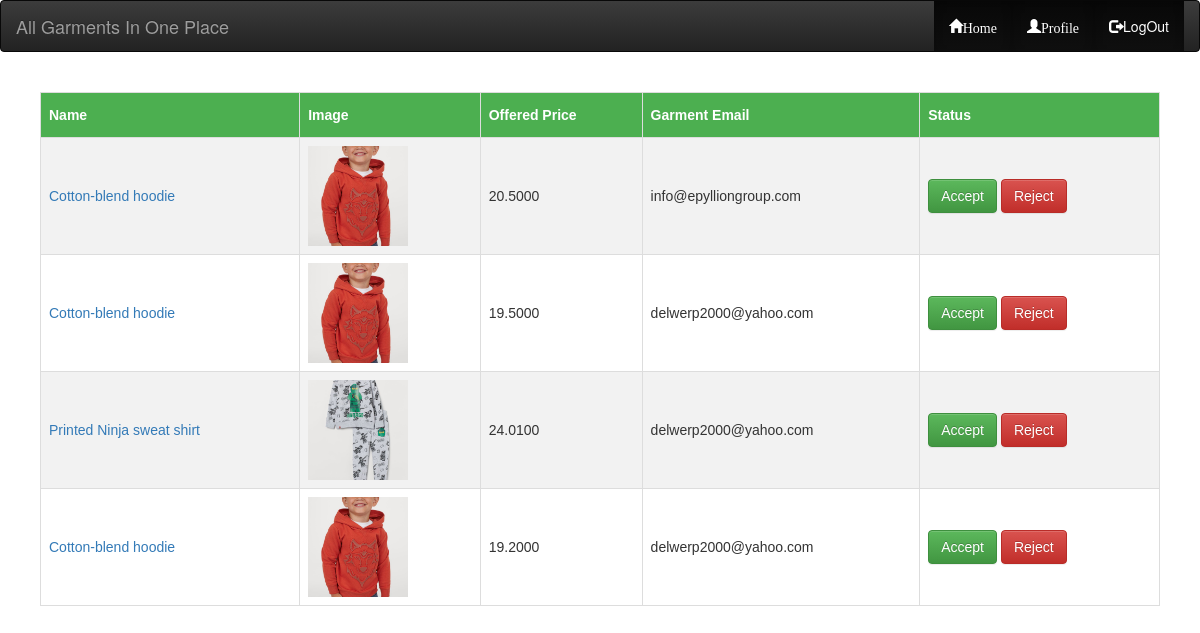
The app's page /buyer_notifications.php (signed in) with its own data.
### tables this page shows
CREATE TABLE `submitted_offers` (
  `id` int(255) NOT NULL,
  `offer_id` int(255) NOT NULL,
  `price` double(255,4) NOT NULL,
  `g_email` varchar(255) NOT NULL,
  `status` varchar(50) NOT NULL
);

CREATE TABLE `offers` (
  `o_id` int(255) NOT NULL,
  `name` varchar(500) NOT NULL,
  `image` varchar(255) NOT NULL,
  `buyer_email` varchar(255) NOT NULL,
  `quantity` int(255) DEFAULT NULL,
  `price` double(255,4) DEFAULT NULL,
  `colour` varchar(255) NOT NULL,
  `details` text NOT NULL,
  `size` varchar(255) NOT NULL
);

### buyer_notifications.php (the view, shortened to what this page needs)
 <!DOCTYPE html>
 <html>
 <head>
   <link rel="stylesheet" href="./css/style.css">
   <link rel="stylesheet" href="https://stackpath.bootstrapcdn.com/bootstrap/3.4.1/css/bootstrap.min.css"
>
   <link rel="stylesheet" href="https://stackpath.bootstrapcdn.com/bootstrap/3.4.1/css/bootstrap-theme.min.css"
>
 </head>
 <body>
 	<?php include './header.php';
 	$email=$_SESSION['email'];?>
  <nav class="navbar navbar-inverse" >
      <div class="container-fluid">
        <div class="navbar-header" >
          <a class="navbar-brand" href="./index.php">All Garments In One Place</a>
        </div>
        <div class="collapse navbar-collapse" id="bs-example-navbar-collapse-1" >
          <ul class="nav navbar-nav navbar-right">
                    <li class="active"><a href="./index.php"><span class="glyphicon glyphicon-home">Home</a></li>
                        <li class="active"><a href="./buyers_profile.php"><span class="glyphicon glyphicon-user">Profile</a></li>
                    <li class="active"><a href="./logout.php"><span class="glyphicon glyphicon-log-out"></span>LogOut</a></li>
            </ul>
        </div>
      </div>
    </nav>
    <div class="body" style="margin: 40px">
 		<table id="customers">
 			<tr>
 				<th>Name</th>
 				<th>Image</th>
 				<th>Offered Price</th>
        <th>Garment Email</th>
        <th>Status</th>
 			</tr>
 			<?php
				$sql="select s.*,o.image,o.name from submitted_offers s inner join offers o on s.offer_id=o.o_id where o.buyer_email='$email'";
				$result = mysqli_query($conn, $sql);
				while($row = mysqli_fetch_array($result)) {
        if ($row['status']=="Accepted" or $row['status']==""){
					echo '
					<tr>
		 				<td><a href="./offer_details.php?o_id='.$row['offer_id'].'">'.$row['name'].'</a></td>
		 				<td><img src="./picture/offer/'.$row['image'].'" width="100" height="100"/></td>
		 				<td>'.$row['price'].'</td>
		 				<td>'.$row['g_email'].'</td>
            <td>
                <button class="btn btn-success"  onclick="window.location.href=\'./status_change2.php?o_id='.$row['id'].'\'">Accept</button>
                <button class="btn btn-danger"  onclick="window.location.href=\'./status_change3.php?o_id='.$row['id'].'\'">Reject</button>
                </td>
		 			</tr> ';
				}}
			?>
 		</table>
 	</div>
 </body>
 </html>

### css/style.css (style rules this page uses)
* { box-sizing: border-box; }
body { margin: 0; font-family: Arial, Helvetica, sans-serif; font-family:Cambria; }

### buyer_notifications.php (style rules this page uses)
#customers { font-family: "Trebuchet MS", Arial, Helvetica, sans-serif; border-collapse: collapse; width: 100%; }
#customers td, #customers th { border: 1px solid #ddd; padding: 8px; }
#customers tr:nth-child(even) { background-color: #f2f2f2; }
#customers th { padding-top: 12px; padding-bottom: 12px; text-align: left; background-color: #4CAF50; color: white; }
img { object-fit: cover; }

### records on screen
submitted_offers: offer.name "Cotton-blend hoodie", offer.image (picture), price "20.5000", g_email "info@epylliongroup.com"
submitted_offers: offer.name "Cotton-blend hoodie", offer.image (picture), price "19.5000", g_email "delwerp2000@yahoo.com"
submitted_offers: offer.name "Printed Ninja sweat shirt", offer.image (picture), price "24.0100", g_email "delwerp2000@yahoo.com"
submitted_offers: offer.name "Cotton-blend hoodie", offer.image (picture), price "19.2000", g_email "delwerp2000@yahoo.com"
